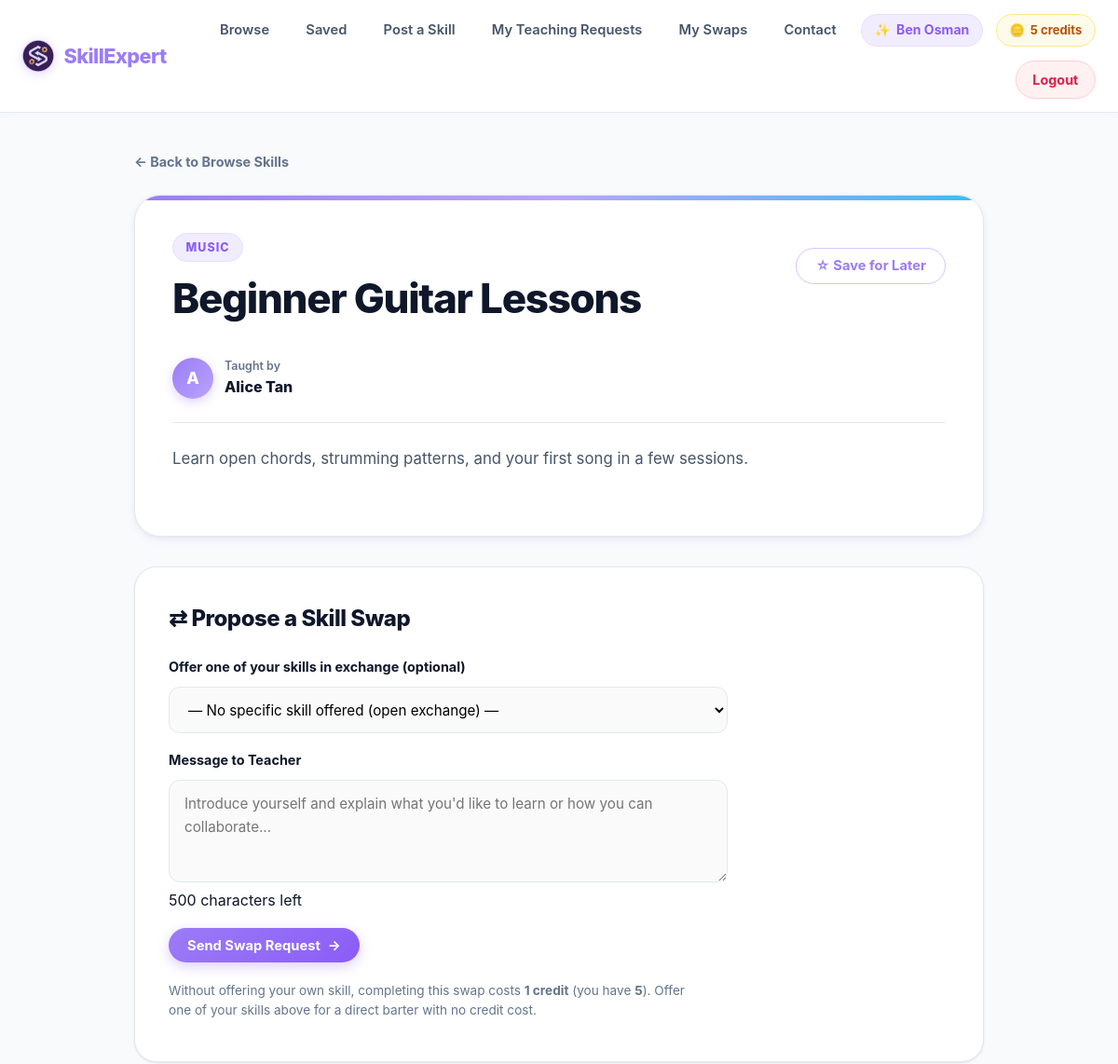
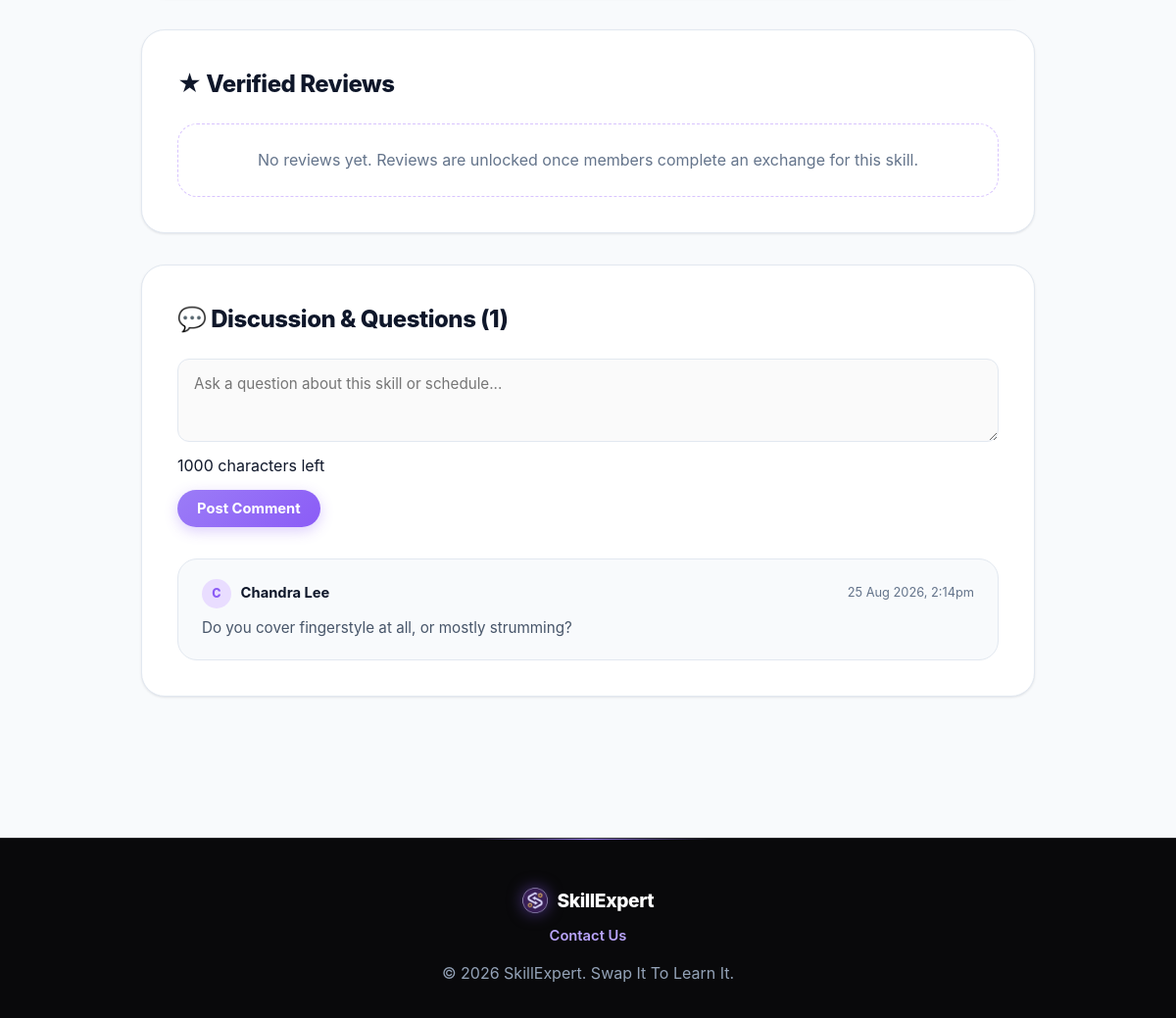
/public/details.php?id=1 (signed in), run on the app's committed database (2 pictures, top to bottom).
### tables this page shows
CREATE TABLE IF NOT EXISTS users (
    id INT UNSIGNED NOT NULL AUTO_INCREMENT,
    name VARCHAR(100) NOT NULL,
    email VARCHAR(150) NOT NULL UNIQUE,
    passwordHash VARCHAR(255) NOT NULL,
    creditsBalance INT NOT NULL DEFAULT 0,
    createdAt TIMESTAMP NOT NULL DEFAULT CURRENT_TIMESTAMP,

    PRIMARY KEY (id)
);

CREATE TABLE IF NOT EXISTS skills (
    id INT UNSIGNED NOT NULL AUTO_INCREMENT,
    userId INT UNSIGNED NOT NULL,
    title VARCHAR(150) NOT NULL,
    category VARCHAR(50) NOT NULL,
    description TEXT NOT NULL,
    imagePath VARCHAR(255) DEFAULT NULL,
    createdAt TIMESTAMP NOT NULL DEFAULT CURRENT_TIMESTAMP,

    PRIMARY KEY (id),
    FOREIGN KEY (userId) REFERENCES users(id) ON DELETE CASCADE,  
    INDEX idx_category (category),
    INDEX idx_user (userId)
);

CREATE TABLE IF NOT EXISTS comments (
    id INT UNSIGNED NOT NULL AUTO_INCREMENT,
    skillId INT UNSIGNED NOT NULL,
    userId INT UNSIGNED NOT NULL,
    commentText TEXT NOT NULL,
    createdAt TIMESTAMP NOT NULL DEFAULT CURRENT_TIMESTAMP,

    PRIMARY KEY (id),
    FOREIGN KEY (skillId) REFERENCES skills(id) ON DELETE CASCADE,
    FOREIGN KEY (userId) REFERENCES users(id) ON DELETE CASCADE,
    INDEX idx_skill (skillId)
);

### includes/swap_functions.php (called while the page is built, shortened)
<?php
function getCommentsForSkill(PDO $pdo, int $skillId): array
{
    $stmt = $pdo->prepare(
        "SELECT c.*, u.name AS authorName
         FROM comments c
         JOIN users u ON c.userId = u.id
         WHERE c.skillId = ?
         ORDER BY c.createdAt ASC"
    );
    $stmt->execute([$skillId]);
    return $stmt->fetchAll();
}
function getUserCreditsBalance(PDO $pdo, int $userId): int
{
    $stmt = $pdo->prepare('SELECT creditsBalance FROM users WHERE id = ? LIMIT 1');
    $stmt->execute([$userId]);
    $row = $stmt->fetch();
    return $row ? (int) $row['creditsBalance'] : 0;
}

### includes/saved_functions.php (called while the page is built, shortened)
<?php
function isSkillSavedByUser(PDO $pdo, int $userId, int $skillId): bool
{
    $stmt = $pdo->prepare("SELECT 1 FROM savedSkills WHERE userId = ? AND skillId = ? LIMIT 1");
    $stmt->execute([$userId, $skillId]);
    return (bool) $stmt->fetch();
}

### public/details.php (the view, shortened to what this page needs)
<?php
require_once __DIR__ . '/../config/db.php';
require_once __DIR__ . '/../includes/swap_functions.php';
require_once __DIR__ . '/../includes/saved_functions.php';
$isLoggedIn    = isset($_SESSION['user_id']);
$currentUserId = $isLoggedIn ? (int) $_SESSION['user_id'] : null;
$skillId = filter_input(INPUT_GET, 'id', FILTER_VALIDATE_INT);
$skill = false;
if ($skillId) {
    $stmt = $pdo->prepare(
        "SELECT sk.*, u.name AS teacherName
         FROM skills sk
         JOIN users u ON sk.userId = u.id
         WHERE sk.id = ?
         LIMIT 1"
    );
    $stmt->execute([$skillId]);
    $skill = $stmt->fetch();
}
$isOwner       = false;
$myOwnSkills   = [];
$reviews       = [];
$comments      = [];
$isSaved       = false;
if ($skill) {
    $isOwner = $isLoggedIn && ((int) $skill['userId'] === $currentUserId);
    if ($isLoggedIn && !$isOwner) {
        $stmt = $pdo->prepare("SELECT id, title FROM skills WHERE userId = ? ORDER BY title");
        $stmt->execute([$currentUserId]);
        $myOwnSkills = $stmt->fetchAll();
        $isSaved = isSkillSavedByUser($pdo, $currentUserId, (int) $skill['id']);
    }
    $reviews       = getReviewsForSkill($pdo, (int) $skill['id']);
    $comments      = getCommentsForSkill($pdo, (int) $skill['id']);
}
require_once __DIR__ . '/../includes/header.php';
?>
<link rel="stylesheet" href="/main/assets/css/details.css?v=<?php echo filemtime(__DIR__ . '/../assets/css/details.css'); ?>">
<div class="details-page">
    <a href="/main/public/browse.php" class="back-link">
        ← Back to Browse Skills
    </a>
    <?php if (!$skill): ?>
        <div class="empty-state">
            <h2>Skill Not Found</h2>
            <p class="mt-1">The skill listing you requested might have been removed or does not exist.</p>
            <p class="mt-3"><a href="/main/public/browse.php" class="btn btn-primary">Browse Available Skills</a></p>
        </div>
    <?php else: ?>
        <article class="skill-detail-card" id="skill-<?php echo (int) $skill['id']; ?>">
            <div class="skill-detail-header">
                <div>
                    <span class="skill-category-tag"><?php echo htmlspecialchars($skill['category']); ?></span>
                    <h1><?php echo htmlspecialchars($skill['title']); ?></h1>
                </div>
                <?php if ($isLoggedIn && !$isOwner): ?>
                    <div class="save-action-bar">
                        <?php if ($isSaved): ?>
                            <form method="POST" action="/main/actions/skill_unsave.php" class="inline-form">
                                <input type="hidden" name="skill_id" value="<?php echo (int) $skill['id']; ?>">
                                <input type="hidden" name="return_to" value="/main/public/details.php?id=<?php echo (int) $skill['id']; ?>">
                                <button type="submit" class="btn btn-decline" title="Remove from your saved list">
                                    ★ Saved in Wishlist
                                </button>
                            </form>
                        <?php else: ?>
                            <form method="POST" action="/main/actions/skill_save.php" class="inline-form">
                                <button type="submit" class="btn btn-ghost" title="Save this skill for later">
                                    ☆ Save for Later
                                </button>
                            </form>
                        <?php endif; ?>
                    </div>
                <?php endif; ?>
            </div>
            <div class="skill-teacher-bar">
                <div class="teacher-avatar-lg">
                    <?php echo htmlspecialchars(mb_substr($skill['teacherName'], 0, 1)); ?>
                </div>
                <div class="teacher-info-wrap">
                    <span class="teacher-label">Taught by</span>
                    <span class="teacher-name-lg"><?php echo htmlspecialchars($skill['teacherName']); ?></span>
                </div>
            </div>
            <div class="skill-description-box">
                <p><?php echo nl2br(htmlspecialchars($skill['description'])); ?></p>
            </div>
        </article>
        <section class="detail-section-card">
            <h2>⇄ Propose a Skill Swap</h2>
            <?php if ($isOwner): ?>
                <div class="empty-state compact">
                    <p>This is your own skill listing. You can manage incoming requests from your <a href="/main/public/swaps.php">My Swaps</a> dashboard.</p>
                </div>
            <?php elseif (!$isLoggedIn): ?>
                <div class="empty-state compact">
                    <p>Want to learn this skill? <a href="/main/auth/login.php">Log in</a> or <a href="/main/auth/register.php">create an account</a> to propose a skill exchange with <?php echo htmlspecialchars($skill['teacherName']); ?>.</p>
                </div>
            <?php else: ?>
                <?php
                $userCredits = getUserCreditsBalance($pdo, $currentUserId);
                ?>
                <form method="POST" action="/main/actions/swap_request_create.php" class="swap-request-form">
                    <div>
                        <label for="offered-skill">Offer one of your skills in exchange (optional)</label>
                        <?php if (!empty($myOwnSkills)): ?>
                            <select name="offered_skill_id" id="offered-skill" class="form-control">
                                <option value="">— No specific skill offered (open exchange) —</option>
                            </select>
                        <?php else: ?>
                            <p class="info-note-small mt-1">
                                You haven't posted any skills yet, but you can still send an exchange request!
                            </p>
                        <?php endif; ?>
                    </div>
                    <div>
                        <label for="swap-message">Message to Teacher</label>
                        <textarea
                            name="message"
                            id="swap-message"
                            maxlength="500"
                            placeholder="Introduce yourself and explain what you'd like to learn or how you can collaborate..."
                            class="form-control"
                        ></textarea>
                    </div>
                    <div>
                        <button type="submit" class="btn btn-primary">
                            Send Swap Request <span>→</span>
                        </button>
                        <p class="info-note-small mt-1">
                            Without offering your own skill, completing this swap costs <strong>1 credit</strong>
                            (you have <strong><?php echo (int) $userCredits; ?></strong>).
                            Offer one of your skills above for a direct barter with no credit cost.
                        </p>
                    </div>
                </form>
            <?php endif; ?>
        </section>
        <section class="detail-section-card" id="reviews">
            <h2>★ Verified Reviews</h2>
            <?php if (empty($reviews)): ?>
                <div class="empty-state compact">
                    <p>No reviews yet. Reviews are unlocked once members complete an exchange for this skill.</p>
                </div>
            <?php endif; ?>
        </section>
        <section class="detail-section-card" id="comments">
            <h2>💬 Discussion & Questions (<?php echo count($comments); ?>)</h2>
            <?php if ($isLoggedIn): ?>
                <form method="POST" action="/main/actions/comment_submit.php" class="comment-form">
                    <textarea
                        name="comment_text"
                        id="comment-text"
                        maxlength="1000"
                        placeholder="Ask a question about this skill or schedule..."
                        required
                    ></textarea>
                    <div>
                        <button type="submit" class="btn btn-primary">Post Comment</button>
                    </div>
                </form>
            <?php else: ?>
                <div class="empty-state small mb-4">
                    <p><a href="/main/auth/login.php">Log in</a> to ask questions or join the discussion.</p>
                </div>
            <?php endif; ?>
            <?php if (empty($comments)): ?>
                <div class="empty-state compact">
                    <p>No questions posted yet. Be the first to ask about this skill!</p>
                </div>
            <?php else: ?>
                <ul class="comment-list">
                    <?php foreach ($comments as $comment): ?>
                        <li class="comment-item">
                            <div class="comment-header">
                                <div class="comment-author-wrap">
                                    <div class="comment-avatar">
                                        <?php echo htmlspecialchars(mb_substr($comment['authorName'], 0, 1)); ?>
                                    </div>
                                    <strong class="comment-author"><?php echo htmlspecialchars($comment['authorName']); ?></strong>
                                </div>
                                <span class="comment-date"><?php echo htmlspecialchars(date('d M Y, g:ia', strtotime($comment['createdAt']))); ?></span>
                            </div>
                            <p class="comment-text"><?php echo nl2br(htmlspecialchars($comment['commentText'])); ?></p>
                        </li>
                    <?php endforeach; ?>
                </ul>
            <?php endif; ?>
        </section>
    <?php endif; ?>
</div>
<?php require_once __DIR__ . '/../includes/footer.php'; ?>

### includes/nav.php (shortened to what this page needs)
<?php
$userName = $_SESSION['name'] ?? 'User';
$creditsBalance = null;
if ($isLoggedIn) {
    require_once __DIR__ . '/../config/db.php';
    require_once __DIR__ . '/swap_functions.php';
    $creditsBalance = getUserCreditsBalance($pdo, (int) $_SESSION['user_id']);
}
?>
<nav class="main-nav">
    <div class="nav-container">
        <a href="/main/public/index.php" class="nav-brand">
            <img src="/main/assets/img/logo-icon-dark.png" alt="SkillExpert" class="nav-logo-icon">
            SkillExpert
        </a>
        <ul class="nav-menu">
            <?php if ($isLoggedIn): ?>
                <li class="nav-item"><a href="/main/public/browse.php" class="nav-link">Browse</a></li>
                <li class="nav-item"><a href="/main/public/saved.php" class="nav-link">Saved</a></li>
                <li class="nav-item"><a href="/main/public/posting.php" class="nav-link">Post a Skill</a></li>
                <li class="nav-item"><a href="/main/public/teaching_requests.php" class="nav-link">My Teaching Requests</a></li>
                <li class="nav-item"><a href="/main/public/swaps.php" class="nav-link">My Swaps</a></li>
                <li class="nav-item"><a href="/main/public/contact.php" class="nav-link">Contact</a></li>
                <li class="nav-item nav-user-item">
                    <span class="nav-user-name"><?php echo htmlspecialchars($userName); ?></span>
                </li>
                <?php if ($creditsBalance !== null): ?>
                <li class="nav-item nav-credits-item" title="View your credit history">
                    <a href="/main/public/credits.php" class="nav-credits-badge"><?php echo (int) $creditsBalance; ?> credit<?php echo (int) $creditsBalance === 1 ? '' : 's'; ?></a>
                </li>
                <?php endif; ?>
                <li class="nav-item"><a href="/main/auth/logout.php" class="nav-link btn-logout">Logout</a></li>
            <?php endif; ?>
        </ul>
    </div>
</nav>

### data on the page
users: creditsBalance "5"
skills: category "MUSIC", title "Beginner Guitar Lessons", userId.name "A", userId.name "Alice Tan", description "Learn open chords, strumming patterns, and your first song in a few sessions."
comments: userId.name "C", userId.name "Chandra Lee", createdAt "25 Aug 2026, 2:14pm", commentText "Do you cover fingerstyle at all, or mostly strumming?"

### other printed values
$userName "Ben Osman"
count($comments) "1"
